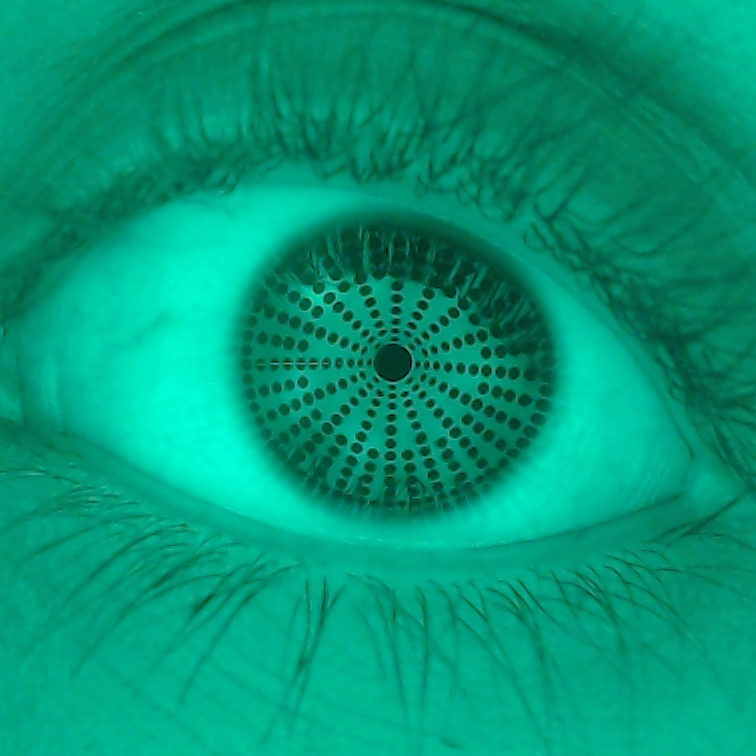
#> input picture ojo_izquierdo_gabs.jpg, 756 x 756 px
$ python intento_gabs2.py
#> lines starting #> are read from the running program, lines starting #| are printed output that depends on the picture; after the words box and inside, x2 and y2 are one past the last pixel; in counts of white or black regions, pixels touching at a corner belong together
import cv2
import numpy as np
import matplotlib.pyplot as plt

def reducir_grises(imagen_gray, niveles=8):
    factor = 256 // niveles
    return (imagen_gray // factor) * factor

# === Cargar imagen ===
ruta = "ojo_izquierdo_gabs.jpg"
img = cv2.imread(ruta)
#> img is the input picture: shape (756, 756, 3); mean B, G, R 117.9, 151.6, 2.3
if img is None:
    raise FileNotFoundError("❌ No se pudo cargar la imagen. Verifica la ruta y el nombre.")

# Convertimos a RGB para matplotlib
img_rgb = cv2.cvtColor(img, cv2.COLOR_BGR2RGB)

# === Detectar patrón de puntos ===
green = img[:, :, 1]
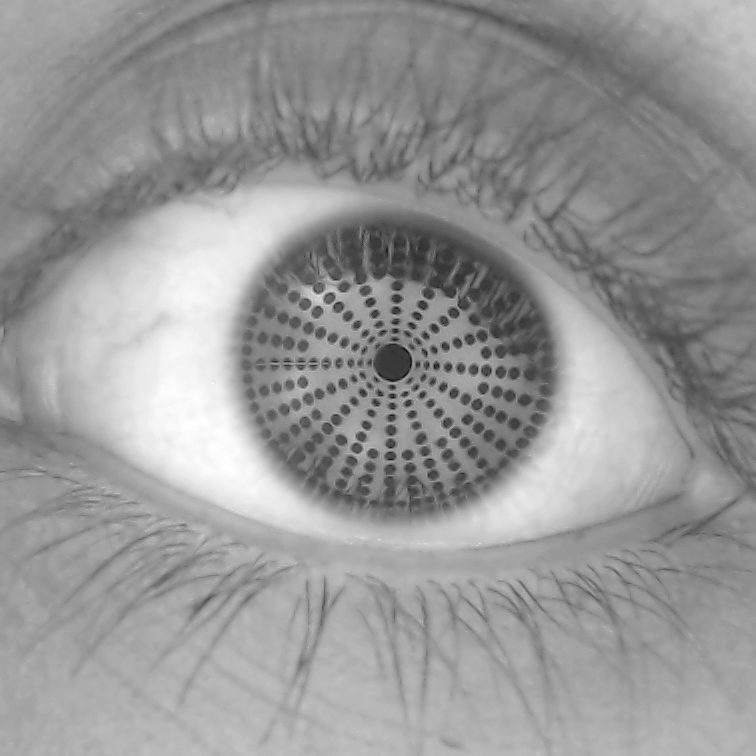
#> green: shape (756, 756); min 10, max 255, mean 151.6
blur = cv2.GaussianBlur(green, (5, 5), 1.0)
binary = cv2.adaptiveThreshold(
    blur, 255,
    cv2.ADAPTIVE_THRESH_MEAN_C,
    cv2.THRESH_BINARY_INV,
    11, 7
)
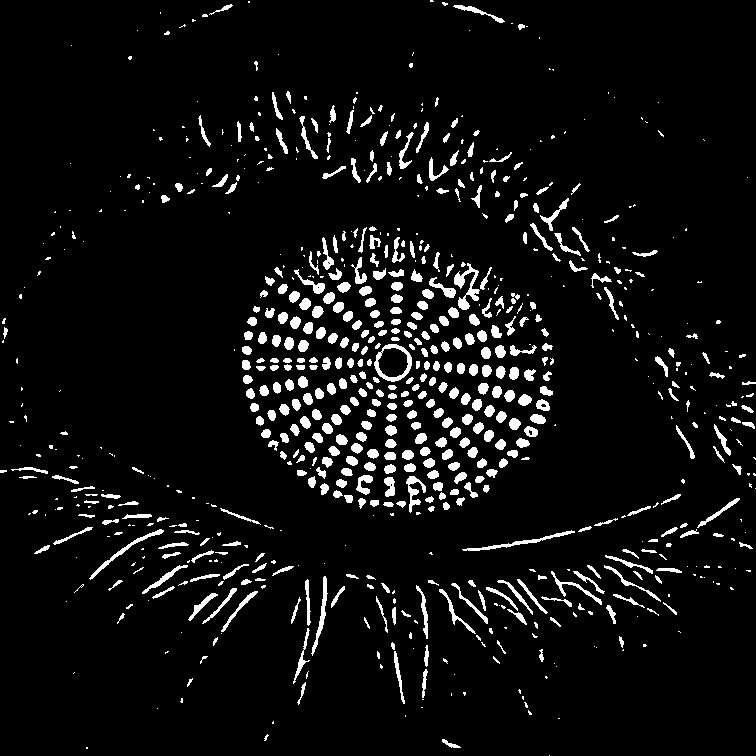
#> binary: shape (756, 756); 6.2% white; 811 white regions (352 under 20 px)
contours, _ = cv2.findContours(binary, cv2.RETR_EXTERNAL, cv2.CHAIN_APPROX_SIMPLE)
#> contours = 811 contours, 421 with area under 20; largest, box (x1, y1, x2, y2) and area: (374, 344, 412, 382) 1031, (454, 263, 480, 310) 360, (89, 529, 164, 580) 253, (462, 530, 575, 551) 244, (311, 576, 328, 656) 234

# Paso 1: Filtrar candidatos circulares
puntos = []
for c in contours:
    area = cv2.contourArea(c)
    if 5 < area < 100:
        per = cv2.arcLength(c, True)
        circ = 4 * np.pi * area / (per**2 + 1e-6)
        if 0.6 < circ < 1.3:
            M = cv2.moments(c)
            if M["m00"] != 0:
                puntos.append((int(M["m10"]/M["m00"]), int(M["m01"]/M["m00"])))
#> this loop made 811 passes
#> (area, per, circ) on passes 3, 18, 24, 35, 39, 45, 57, 64, 66, 67, 73, 77: (45.5, 45.21, 0.28), (32, 51.46, 0.152), (61, 64.63, 0.184), (24.5, 32.38, 0.294), (47.5, 46.73, 0.273), (21.5, 25.9, 0.403), (22.5, 29.21, 0.331), (60, 54.77, 0.251), (40.5, 37.07, 0.37), (58.5, 48.04, 0.319), (23.5, 37.7, 0.208), (39, 59.46, 0.139)
#> area on passes 31, 53: 112, 121.5
#> after the loop, puntos = 273 pairs, first value 20 to 717, second value 3 to 645

if not puntos:
    print("❌ No se detectaron puntos del patrón.")
    exit()

# Paso 2: Centro y radio del patrón
xs, ys = zip(*puntos)
#> xs = 273 values, max 717 at index 198, min 20 at index 222, mean 382.5; ys = 273 values, max 645 at index 0, min 3 at index 272, mean 365
cx_patron = int(np.mean(xs))
#> cx_patron = 382
cy_patron = int(np.mean(ys))
#> cy_patron = 364
radios = [np.hypot(x - cx_patron, y - cy_patron) for x, y in puntos]
#> radios = 273 values, max 397.8 at index 268, min 14.14 at index 153, mean 133.2
r_patron = int(np.mean(radios))
#> r_patron = 133
print(f"✅ Puntos detectados: {len(puntos)}, radio medio patrón: {r_patron}px")
#| ✅ Puntos detectados: 273, radio medio patrón: 133px

# ROI centrada en el patrón (120% del radio)
roi_r = int(1.2 * r_patron)
#> roi_r = 159
h, w = img.shape[:2]
#> h = 756; w = 756
x1, y1 = max(cx_patron - roi_r, 0), max(cy_patron - roi_r, 0)
#> x1 = 223; y1 = 205
x2, y2 = min(cx_patron + roi_r, w), min(cy_patron + roi_r, h)
#> x2 = 541; y2 = 523

# === Preparar gris ecualizado para iris ===
gray = cv2.cvtColor(img, cv2.COLOR_BGR2GRAY)
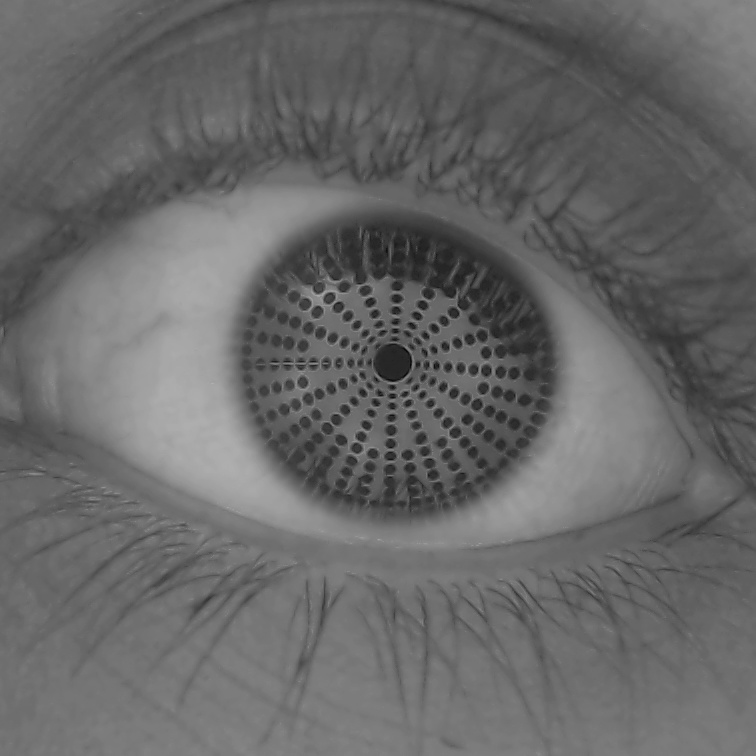
#> gray: shape (756, 756); min 6, max 176, mean 103.1
gray_eq = cv2.equalizeHist(gray)
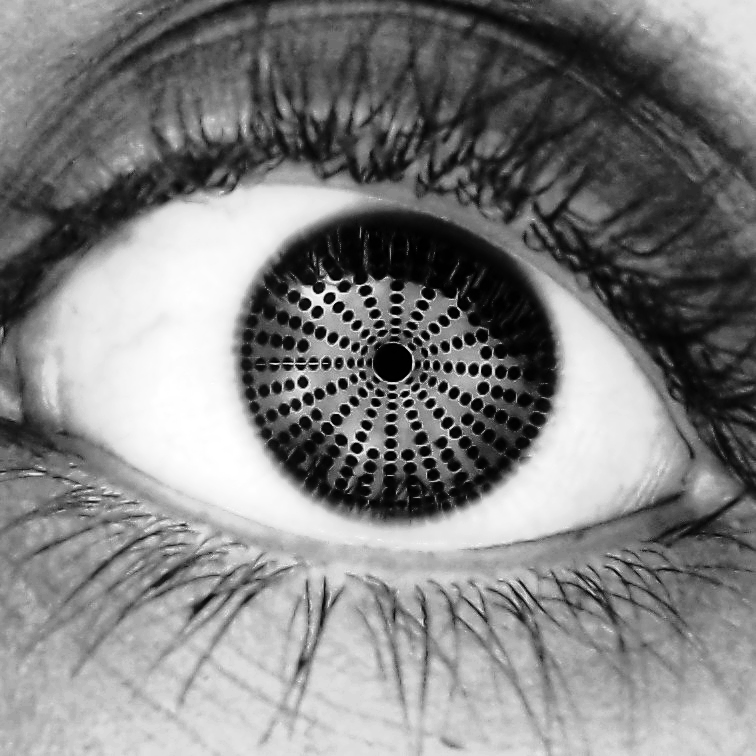
#> gray_eq: shape (756, 756); min 0, max 255, mean 129.2

# === Detección del iris con HoughCircles ===
roi_gray = gray_eq[y1:y2, x1:x2]
roi_blur = cv2.medianBlur(roi_gray, 5)
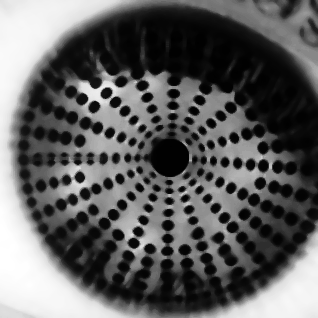
#> roi_blur: shape (318, 318); min 0, max 255, mean 95.5
circulos = cv2.HoughCircles(
    roi_blur,
    cv2.HOUGH_GRADIENT,
    dp=1.2,
    minDist=50,
    param1=100,
    param2=30,
    minRadius=int(0.8 * r_patron),
    maxRadius=int(1.2 * r_patron)
)
#> circulos = [[167.4, 160.2, 155.7], [143.4, 204.6, 106.8], [127.8, 126.6, 110.8], [216.6, 138.6, 138.5], [159, 87, 113.4]]

# === Preparar lienzos de visualización ===
img_vis = img_rgb.copy()
gray_reducida = reducir_grises(gray_eq, niveles=8)
#> in reducir_grises, `return (imagen_gray // factor) * factor`:
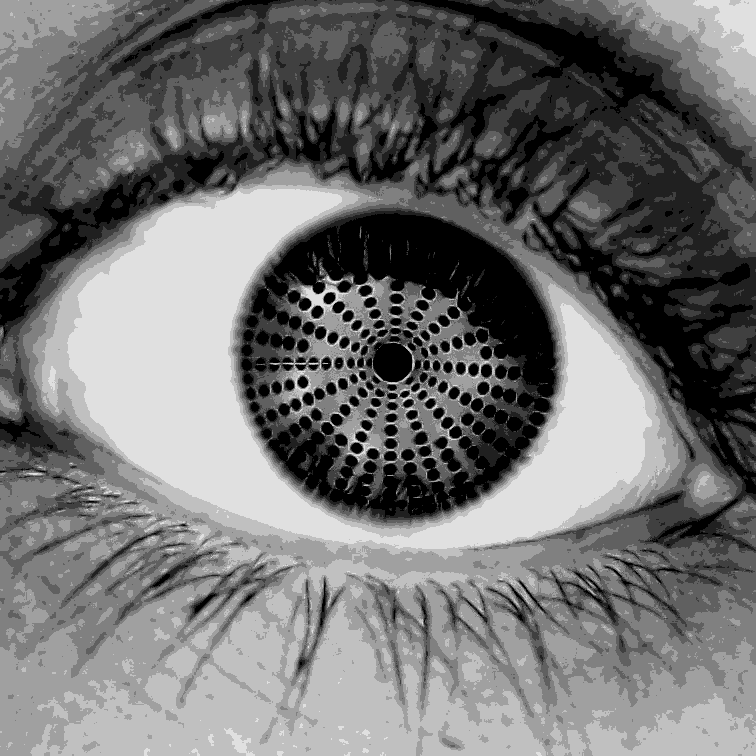
#> returned value: shape (756, 756); min 0, max 224, mean 113.8
img_gray_vis = cv2.cvtColor(gray_reducida, cv2.COLOR_GRAY2RGB)


# --- Dibujar patrón: puntos en rojo y círculo celeste ---
for lienzo in (img_vis, img_gray_vis):
    for x, y in puntos:
        cv2.circle(lienzo, (x, y), 2, (255, 0, 0), -1)         # puntos en rojo
    cv2.circle(lienzo, (cx_patron, cy_patron), r_patron,
               (255, 255, 0), 2)                             # patrón en amarillo
    cv2.circle(lienzo, (cx_patron, cy_patron), 4,
               (255, 255, 0), -1)                            # centro en amarillo
#> this loop made 2 passes
    #cv2.rectangle(lienzo, (x1, y1), (x2, y2),
                  #(0, 255, 255), 2)                            # ROI en amarillo

# --- Dibujar iris (si se detectó) en verde ---
if circulos is not None:
    circulos = np.round(circulos[0, :]).astype(int)
#> circulos = [[167, 160, 156], [143, 205, 107], [128, 127, 111], [217, 139, 139], [159, 87, 113]]
    x_c, y_c, r_c = circulos[0]
#> x_c = 167; y_c = 160; r_c = 156
    cx_iris, cy_iris, r_iris = x_c + x1, y_c + y1, r_c
#> cx_iris = 390; cy_iris = 365; r_iris = 156
    titulo = f"Iris detectado | Radio: {r_iris}px"
#> titulo = 'Iris detectado | Radio: 156px'

        # Calcular cuadrado 105% del diámetro del iris
    lado = int(2 * r_iris * 1.05)
#> lado = 327
    mitad = lado // 2
#> mitad = 163
    x_sq1, y_sq1 = cx_iris - mitad, cy_iris - mitad
#> x_sq1 = 227; y_sq1 = 202
    x_sq2, y_sq2 = cx_iris + mitad, cy_iris + mitad
#> x_sq2 = 553; y_sq2 = 528

    # Ajustar a los límites de la imagen
    x_sq1, y_sq1 = max(0, x_sq1), max(0, y_sq1)
    x_sq2, y_sq2 = min(w, x_sq2), min(h, y_sq2)

    for lienzo in (img_vis, img_gray_vis):
        cv2.circle(lienzo, (cx_iris, cy_iris), r_iris, (0, 255, 0), 2)
        cv2.circle(lienzo, (cx_iris, cy_iris), 4, (0, 255, 0), -1)
        cv2.rectangle(lienzo, (x_sq1, y_sq1), (x_sq2, y_sq2), (0, 255, 0), 2)  # cuadrado en verde
else:
    titulo = "❌ No se detectó el iris"

# === Mostrar resultados ===
_, g_chan, _ = cv2.split(img_rgb)
fig, axs = plt.subplots(1, 3, figsize=(16, 6))

axs[0].imshow(img_vis)
axs[0].set_title("RGB con detección")
axs[0].axis("off")

axs[1].imshow(img_gray_vis)
axs[1].set_title(titulo)
axs[1].axis("off")

axs[2].imshow(g_chan, cmap='gray')
axs[2].set_title("Canal verde")
axs[2].axis("off")

plt.tight_layout()
plt.show()
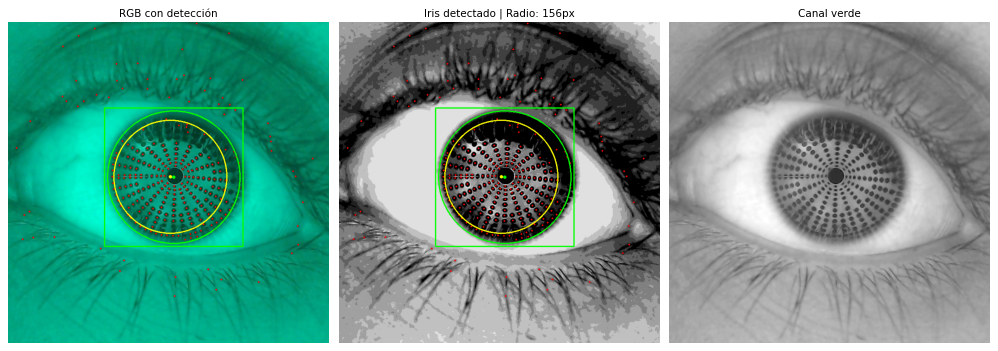
#> figure drawn by matplotlib, 3 panels; B, G, R data is drawn as R, G, B

$ run again, with candidata1.jpg copied over ojo_izquierdo_gabs.jpg
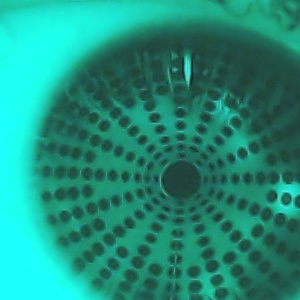
#> input picture candidata1.jpg, 300 x 300 px
#> img is the input picture: shape (300, 300, 3); mean B, G, R 123.9, 143.4, 31
#> `binary = cv2.adaptiveThreshold( blur, 255, cv2.ADAPTIVE_THRESH_MEAN_C,..`:
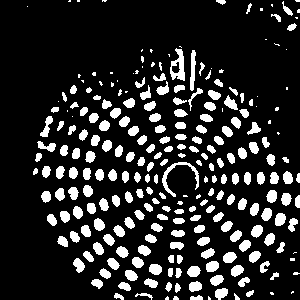
#> binary: shape (300, 300); 16.2% white; 253 white regions (54 under 20 px)
#> contours = 253 contours, 65 with area under 20; largest, box (x1, y1, x2, y2) and area: (170, 48, 185, 81) 280, (162, 162, 199, 197) 195, (190, 50, 196, 91) 128, (187, 266, 201, 277) 101, (223, 252, 237, 263) 101
#> the loop `for c in contours:` made 253 passes
#> (area, per, circ) on passes 4, 6, 7, 10, 11, 12, 13, 14: (34, 30.49, 0.46), (28, 43.8, 0.183), (30.5, 26.73, 0.537), (25.5, 21.9, 0.668), (95, 40.14, 0.741), (30, 23.31, 0.694), (33.5, 23.56, 0.759), (65, 32.97, 0.751)
#> after the loop `for c in contours:`: puntos = 173 pairs, first value 35 to 298, second value 10 to 297
#> xs = 173 values, max 298 at index 172, min 35 at index 100, mean 166.7; ys = 173 values, max 297 at index 0, min 10 at index 172, mean 183.8
#> cx_patron = 166
#> cy_patron = 183
#> radios = 173 values, max 217.6 at index 172, min 12.08 at index 88, mean 81.02
#> r_patron = 81
#| ✅ Puntos detectados: 173, radio medio patrón: 81px
#> roi_r = 97
#> x1 = 69; y1 = 86
#> x2 = 263; y2 = 280
#> `circulos = cv2.HoughCircles( roi_blur, cv2.HOUGH_GRADIENT, dp=1.2, min..`: circulos = [[103.8, 93, 91]]
#> the loop `for lienzo in (img_vis, img_gray_vis):` made 2 passes
#> `circulos = np.round(circulos[0, :]).astype(int)`: circulos = [[104, 93, 91]]
#> x_c = 104; y_c = 93; r_c = 91
#> cx_iris = 173; cy_iris = 179; r_iris = 91
#> titulo = 'Iris detectado | Radio: 91px'
#> lado = 191
#> mitad = 95
#> x_sq1 = 78; y_sq1 = 84
#> x_sq2 = 268; y_sq2 = 274
#> `plt.show()`:
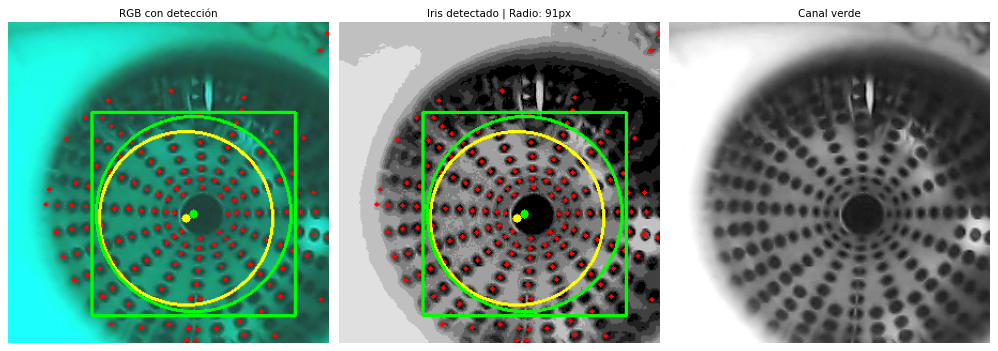
#> figure drawn by matplotlib, 3 panels; B, G, R data is drawn as R, G, B
